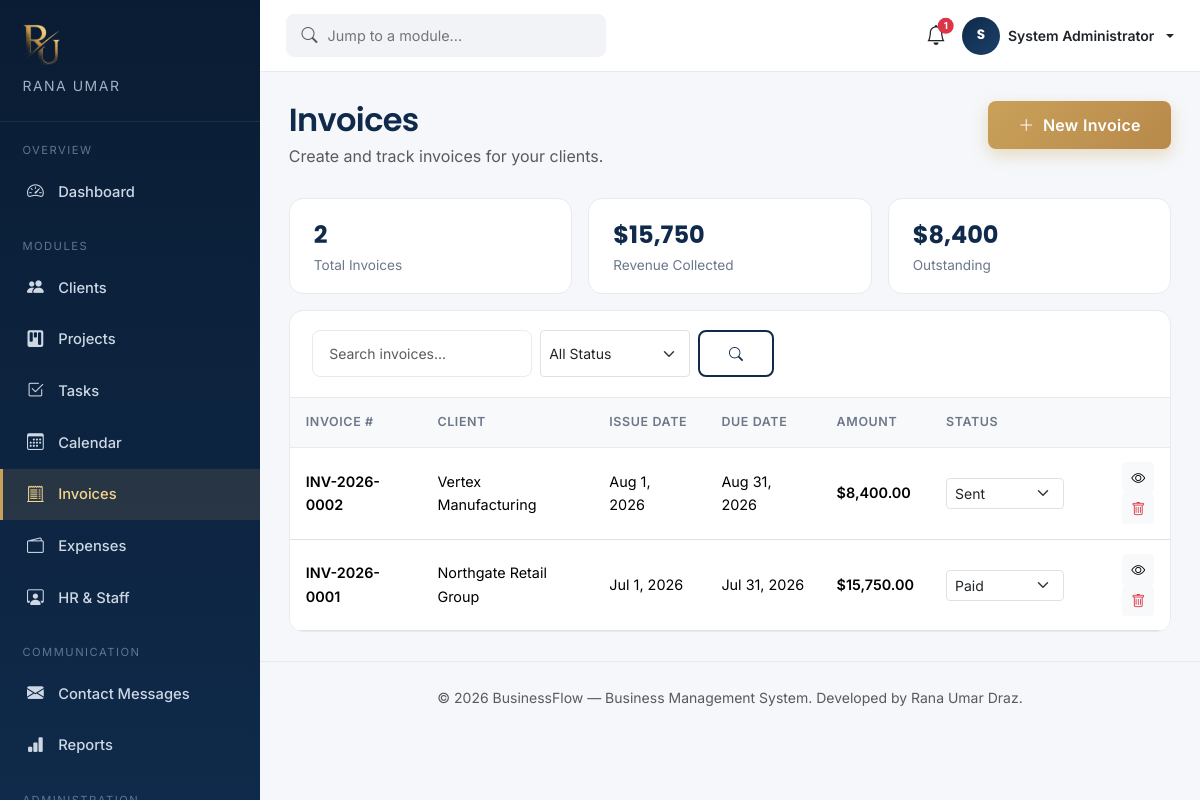
Screenshot of /dashboard/invoices.php (signed in) with the database file from the repository.
### tables this page shows
CREATE TABLE IF NOT EXISTS invoices (
    id INT AUTO_INCREMENT PRIMARY KEY,
    invoice_number VARCHAR(30) NOT NULL UNIQUE,
    client_id INT NOT NULL,
    project_id INT DEFAULT NULL,
    amount DECIMAL(12,2) NOT NULL DEFAULT 0.00,
    tax_percent DECIMAL(5,2) NOT NULL DEFAULT 0.00,
    total_amount DECIMAL(12,2) NOT NULL DEFAULT 0.00,
    issue_date DATE NOT NULL,
    due_date DATE NOT NULL,
    status ENUM('draft','sent','paid','overdue','cancelled') NOT NULL DEFAULT 'draft',
    notes TEXT DEFAULT NULL,
    created_by INT DEFAULT NULL,
    created_at DATETIME NOT NULL DEFAULT CURRENT_TIMESTAMP,
    updated_at DATETIME NOT NULL DEFAULT CURRENT_TIMESTAMP ON UPDATE CURRENT_TIMESTAMP,
    FOREIGN KEY (client_id) REFERENCES clients(id) ON DELETE CASCADE,
    FOREIGN KEY (project_id) REFERENCES projects(id) ON DELETE SET NULL,
    FOREIGN KEY (created_by) REFERENCES users(id) ON DELETE SET NULL
);

CREATE TABLE IF NOT EXISTS clients (
    id INT AUTO_INCREMENT PRIMARY KEY,
    company_name VARCHAR(150) NOT NULL,
    contact_person VARCHAR(120) NOT NULL,
    email VARCHAR(150) NOT NULL,
    phone VARCHAR(30) DEFAULT NULL,
    address VARCHAR(255) DEFAULT NULL,
    city VARCHAR(80) DEFAULT NULL,
    country VARCHAR(80) DEFAULT NULL,
    industry VARCHAR(80) DEFAULT NULL,
    status ENUM('lead','active','inactive') NOT NULL DEFAULT 'lead',
    notes TEXT DEFAULT NULL,
    created_by INT DEFAULT NULL,
    created_at DATETIME NOT NULL DEFAULT CURRENT_TIMESTAMP,
    updated_at DATETIME NOT NULL DEFAULT CURRENT_TIMESTAMP ON UPDATE CURRENT_TIMESTAMP,
    FOREIGN KEY (created_by) REFERENCES users(id) ON DELETE SET NULL
);

### config/config.php (called while the page is built, shortened)
<?php
spl_autoload_register(function ($class) {
    $path = __DIR__ . '/../classes/' . $class . '.php';
});

### classes/Database.php (called while the page is built, shortened)
<?php
class Database
{
    private static ?Database $instance = null;
    private PDO $connection;
    private function __construct()
    {
        $dsn = 'mysql:host=' . DB_HOST . ';port=' . DB_PORT . ';dbname=' . DB_NAME . ';charset=' . DB_CHARSET;
        $options = [
            PDO::ATTR_ERRMODE            => PDO::ERRMODE_EXCEPTION,
            PDO::ATTR_DEFAULT_FETCH_MODE => PDO::FETCH_ASSOC,
            PDO::ATTR_EMULATE_PREPARES   => false,
        ];
        try {
            $this->connection = new PDO($dsn, DB_USER, DB_PASS, $options);
        } catch (PDOException $e) {
            if (ini_get('display_errors')) {
                die(
                    '<div style="font-family:sans-serif;max-width:640px;margin:60px auto;'
                    . 'padding:24px;border:1px solid #f1b0b7;background:#fff5f5;border-radius:8px;">'
                    . '<h2 style="color:#c0392b;margin-top:0;">Database connection failed</h2>'
                    . '<p><strong>PDO error:</strong> ' . htmlspecialchars($e->getMessage()) . '</p>'
                    . '<p>Check <code>config/config.php</code> — most commonly this means '
                    . '<code>DB_HOST</code>, <code>DB_PORT</code>, <code>DB_NAME</code>, <code>DB_USER</code> '
                    . 'or <code>DB_PASS</code> don\'t match your local MySQL/MariaDB setup, or the '
                    . 'database service isn\'t running.</p>'
                    . '</div>'
                );
            }
            die('Database connection failed. Please verify your database is running '
                . 'and the credentials in config/config.php are correct.');
        }
    }
    public static function getInstance(): Database
    {
        if (self::$instance === null) {
            self::$instance = new self();
        }
        return self::$instance;
    }
    public function select(string $sql, array $params = []): array
    {
        $stmt = $this->connection->prepare($sql);
        $stmt->execute($params);
        return $stmt->fetchAll();
    }
    public function selectOne(string $sql, array $params = []): ?array
    {
        $stmt = $this->connection->prepare($sql);
        $stmt->execute($params);
        $row = $stmt->fetch();
        return $row === false ? null : $row;
    }
    public function execute(string $sql, array $params = []): int
    {
        $stmt = $this->connection->prepare($sql);
        $stmt->execute($params);
        return $stmt->rowCount();
    }
}

### classes/Invoice.php (called while the page is built, shortened)
<?php
class Invoice
{
    private Database $db;
    public function __construct()
    {
        $this->db = Database::getInstance();
        $this->markOverdueInvoices();
    }
    private function markOverdueInvoices(): void
    {
        $justOverdue = $this->db->select(
            "SELECT i.id, i.invoice_number, c.company_name
             FROM invoices i JOIN clients c ON c.id = i.client_id
             WHERE i.status = 'sent' AND i.due_date < CURDATE()"
        );
        $this->db->execute(
            "UPDATE invoices SET status = 'overdue' WHERE status = 'sent' AND due_date < CURDATE()"
        );
        $notification = new Notification();
        foreach ($justOverdue as $inv) {
            $notification->notifyAdmins(
                'invoice_overdue',
                'Invoice now overdue',
                "{$inv['invoice_number']} ({$inv['company_name']}) passed its due date.",
                'dashboard/invoice_view.php?id=' . $inv['id']
            );
        }
    }
    public function all(string $search = '', string $status = ''): array
    {
        $sql = 'SELECT i.*, c.company_name
                FROM invoices i
                JOIN clients c ON c.id = i.client_id
                WHERE 1=1';
        $params = [];
        $sql .= ' ORDER BY i.issue_date DESC';
        return $this->db->select($sql, $params);
    }
    public function count(): int
    {
        $row = $this->db->selectOne('SELECT COUNT(*) AS c FROM invoices');
        return (int) ($row['c'] ?? 0);
    }
    public function totalRevenue(): float
    {
        $row = $this->db->selectOne("SELECT SUM(total_amount) AS s FROM invoices WHERE status = 'paid'");
        return (float) ($row['s'] ?? 0);
    }
    public function totalOutstanding(): float
    {
        $row = $this->db->selectOne("SELECT SUM(total_amount) AS s FROM invoices WHERE status IN ('sent','overdue')");
        return (float) ($row['s'] ?? 0);
    }
}

### classes/Notification.php (called while the page is built, shortened)
<?php
class Notification
{
    private Database $db;
    public function __construct()
    {
        $this->db = Database::getInstance();
    }
    public function notify(int $userId, string $type, string $title, string $message = '', string $link = ''): void
    {
        $this->db->execute(
            'INSERT INTO notifications (user_id, type, title, message, link) VALUES (?,?,?,?,?)',
            [$userId, $type, $title, $message, $link]
        );
    }
    public function notifyAdmins(string $type, string $title, string $message = '', string $link = ''): void
    {
        $admins = $this->db->select("SELECT id FROM users WHERE role = 'admin' AND status = 'active'");
        foreach ($admins as $admin) {
            $this->notify((int) $admin['id'], $type, $title, $message, $link);
        }
    }
}

### classes/Settings.php (called while the page is built, shortened)
<?php
class Settings
{
    private Database $db;
    private static ?array $cache = null;
    public function __construct()
    {
        $this->db = Database::getInstance();
    }
    private function loadAll(): array
    {
        if (self::$cache === null) {
            $rows = $this->db->select('SELECT setting_key, setting_value FROM settings');
            self::$cache = [];
            foreach ($rows as $row) {
                self::$cache[$row['setting_key']] = $row['setting_value'];
            }
        }
        return self::$cache;
    }
    public function get(string $key, string $default = ''): string
    {
        $all = $this->loadAll();
        return $all[$key] ?? $default;
    }
}

### classes/Validator.php (called while the page is built, shortened)
<?php
class Validator
{
    public static function clean(?string $value): string
    {
        return htmlspecialchars(trim($value ?? ''), ENT_QUOTES, 'UTF-8');
    }
}

### dashboard/invoices.php (the view, shortened to what this page needs)
<?php
require_once __DIR__ . '/../config/config.php';
$invoiceModel = new Invoice();
$settings = new Settings();
$currency = $settings->get('currency_symbol', '$');
$canDelete = in_array($_SESSION['role'], ['admin', 'manager'], true);
$search = Validator::clean($_GET['q'] ?? '');
$statusFilter = Validator::clean($_GET['status'] ?? '');
$invoices = $invoiceModel->all($search, $statusFilter);
require_once __DIR__ . '/../includes/dash_header.php';
?>
<div class="page-header">
  <div>
    <h2>Invoices</h2>
    <p class="text-muted mb-0">Create and track invoices for your clients.</p>
  </div>
  <button class="btn btn-gold" data-bs-toggle="modal" data-bs-target="#invModal">
    <i class="bi bi-plus-lg me-1"></i> New Invoice
  </button>
</div>
<div class="row g-3 mb-3">
  <div class="col-md-4"><div class="stat-card py-3"><div class="stat-value fs-4"><?= $invoiceModel->count() ?></div><div class="stat-label">Total Invoices</div></div></div>
  <div class="col-md-4"><div class="stat-card py-3"><div class="stat-value fs-4"><?= $currency ?><?= number_format($invoiceModel->totalRevenue(),0) ?></div><div class="stat-label">Revenue Collected</div></div></div>
  <div class="col-md-4"><div class="stat-card py-3"><div class="stat-value fs-4"><?= $currency ?><?= number_format($invoiceModel->totalOutstanding(),0) ?></div><div class="stat-label">Outstanding</div></div></div>
</div>
<div class="data-card">
  <div class="data-card-head">
    <form class="d-flex gap-2 flex-wrap" method="GET">
      <input type="text" name="q" class="form-control form-control-bms form-control-sm" style="width:220px;" placeholder="Search invoices..." value="<?= htmlspecialchars($search) ?>">
      <select name="status" class="form-select form-select-sm" style="width:150px;" onchange="this.form.submit()">
        <option value="">All Status</option>
      </select>
      <button class="btn btn-sm btn-outline-navy"><i class="bi bi-search"></i></button>
    </form>
  </div>
  <div class="table-responsive">
    <table class="table table-bms">
      <thead><tr><th>Invoice #</th><th>Client</th><th>Issue Date</th><th>Due Date</th><th>Amount</th><th>Status</th><th></th></tr></thead>
      <tbody>
      <?php foreach ($invoices as $inv): ?>
        <tr>
          <td class="fw-semibold"><?= htmlspecialchars($inv['invoice_number']) ?></td>
          <td><?= htmlspecialchars($inv['company_name']) ?></td>
          <td><?= date('M j, Y', strtotime($inv['issue_date'])) ?></td>
          <td><?= date('M j, Y', strtotime($inv['due_date'])) ?></td>
          <td class="fw-semibold"><?= $currency ?><?= number_format($inv['total_amount'], 2) ?></td>
          <td style="width:150px;">
            <form method="POST">
              <select name="status" class="form-select form-select-sm" onchange="this.form.submit()">
                <?php foreach (['draft','sent','paid','overdue','cancelled'] as $s): ?>
                  <option value="<?= $s ?>" <?= $inv['status']===$s?'selected':'' ?>><?= ucfirst($s) ?></option>
                <?php endforeach; ?>
              </select>
            </form>
          </td>
          <td class="text-end">
            <a href="invoice_view.php?id=<?= $inv['id'] ?>" class="btn btn-sm btn-light" title="View"><i class="bi bi-eye"></i></a>
            <?php if ($canDelete): ?>
            <form method="POST" class="d-inline confirm-delete" data-label="this invoice">
              <button class="btn btn-sm btn-light text-danger" title="Delete"><i class="bi bi-trash"></i></button>
            </form>
            <?php endif; ?>
          </td>
        </tr>
      <?php endforeach; ?>
      </tbody>
    </table>
  </div>
</div>
<?php require_once __DIR__ . '/../includes/dash_footer.php'; ?>

### assets/css/style.css (style rules this page uses)
:root { --navy: #0f2a4a; --navy-dark: #0a1c33; --navy-light: #1c3f68; --gold: #c9a15a; --gold-light: #f4d58d; --gray-50: #f8f9fb; --gray-100: #f1f3f6; --gray-200: #e7eaef; --gray-500: #6c7889; --gray-700: #3b4452; --text-dark: #1a2433; --radius: 14px; --shadow-sm: 0 2px 10px rgba(15, 42, 74, 0.06); --shadow-md: 0 10px 30px rgba(15, 42, 74, 0.10); --shadow-lg: 0 20px 45px rgba(15, 42, 74, 0.16); --transition: all 0.3s cubic-bezier(0.4, 0, 0.2, 1); }
* { box-sizing: border-box; }
body { font-family: 'Inter', -apple-system, BlinkMacSystemFont, 'Segoe UI', sans-serif; color: var(--text-dark); background: #ffffff; line-height: 1.65; -webkit-font-smoothing: antialiased; }
h1, h2, h3, h4, h5, .font-heading { font-family: 'Poppins', 'Inter', sans-serif; font-weight: 600; color: var(--navy); letter-spacing: -0.02em; }
a { text-decoration: none; color: inherit; }
.btn-gold { background: linear-gradient(135deg, var(--gold) 0%, #b8894a 100%); color: #ffffff; border: none; padding: 0.75rem 1.9rem; border-radius: 8px; font-weight: 600; letter-spacing: 0.3px; transition: var(--transition); box-shadow: 0 6px 16px rgba(201, 161, 90, 0.35); }
.btn-outline-navy { border: 2px solid var(--navy); color: var(--navy); padding: 0.7rem 1.8rem; border-radius: 8px; font-weight: 600; transition: var(--transition); background: transparent; }
.form-control-bms { border: 1.5px solid var(--gray-200); border-radius: 8px; padding: 0.7rem 1rem; transition: var(--transition); }

### assets/css/dashboard.css (style rules this page uses)
:root { --sidebar-w: 260px; }
body.dash-body { background: #f5f7fa; font-family: 'Inter', sans-serif; color: var(--text-dark, #1a2433); }
.page-header { display: flex; justify-content: space-between; align-items: flex-start; flex-wrap: wrap; gap: 1rem; margin-bottom: 1.8rem; }
.page-header h2 { color: #0f2a4a; font-family:'Poppins',sans-serif; font-weight:600; margin-bottom:0.2rem; }
.stat-card { background: #fff; border-radius: 14px; padding: 1.5rem; border: 1px solid #e7eaef; transition: all 0.3s ease; height: 100%; }
.stat-card .stat-value { font-size: 1.7rem; font-weight: 700; font-family: 'Poppins', sans-serif; color: #0f2a4a; }
.stat-card .stat-label { color: #6c7889; font-size: 0.85rem; }
.data-card { background: #fff; border-radius: 14px; border: 1px solid #e7eaef; overflow: hidden; }
.data-card .data-card-head { padding: 1.2rem 1.4rem; border-bottom: 1px solid #e7eaef; display: flex; justify-content: space-between; align-items: center; flex-wrap: wrap; gap: 0.8rem; }
.table-bms { margin-bottom: 0; }
.table-bms thead th { background: #f8f9fb; color: #6c7889; font-size: 0.78rem; text-transform: uppercase; letter-spacing: 0.6px; font-weight: 600; border-bottom: 1px solid #e7eaef; padding: 0.9rem 1rem; white-space: nowrap; }
.table-bms tbody td { padding: 0.9rem 1rem; vertical-align: middle; font-size: 0.9rem; }
.table-bms tbody tr { transition: background 0.15s ease; }

### rows the page displays
invoices: invoice_number "INV-2026-0002", client.company_name "Vertex Manufacturing", issue_date "Aug 1, 2026", due_date "Aug 31, 2026", total_amount "8,400.00", status "Sent"
invoices: invoice_number "INV-2026-0001", client.company_name "Northgate Retail Group", issue_date "Jul 1, 2026", due_date "Jul 31, 2026", total_amount "15,750.00", status "Paid"

### other values shown
$unreadNotifications "1"
substr($_SESSION['full_name'] ?? 'U', 0, 1) "S"
$_SESSION['full_name'] "System Administrator"
$invoiceModel->count() "2"
$currency "$"
$invoiceModel->totalRevenue() "15,750"
$invoiceModel->totalOutstanding() "8,400"
DEV_NAME "Rana Umar Draz"
